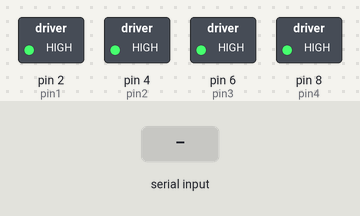
A sketch run on a simulated Arduino Uno, built with avr-gcc and run on an emulated ATmega328P. On the bench: switched loads named in the sketch (green lamp = pin HIGH). The inputs (shaded band) are chosen by the test bench. What the sketch prints to the serial monitor is not drawn.

Above: at 1.2 s.
1.3 s: "1" received over Serial
At 2.0 s:
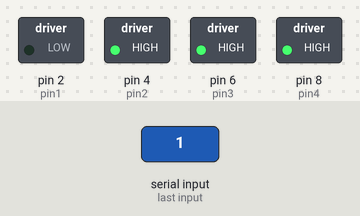
2.8 s: "2" received over Serial
At 3.2 s:
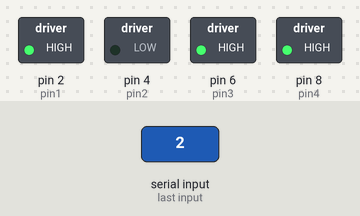
4.3 s: "4" received over Serial
At 5.5 s:
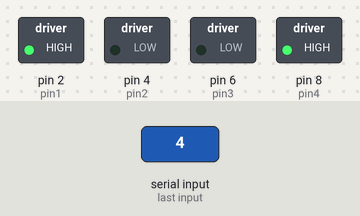
5.8 s: "0" received over Serial
At 6.7 s:
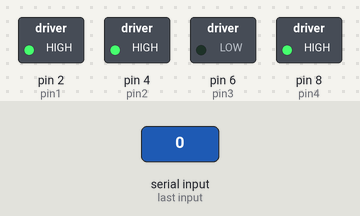
7.3 s: "5" received over Serial
At 7.8 s:
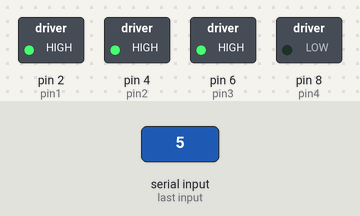
8.8 s: "3" received over Serial
At 10.1 s:
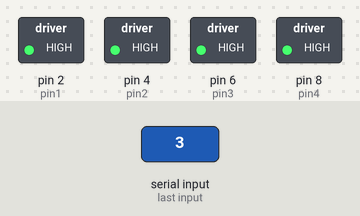
Timing chart, 0 to 11.3 s (numbered marks = the images above; inputs shaded):
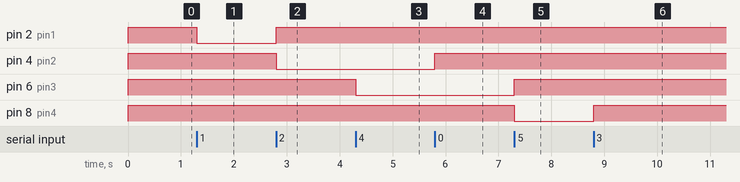

The sketch:

RC_Car_Arduino.ino
```cpp
//Arduino pins 2,4,6,8
int pin1 = 2;
int pin2 = 4;
int pin3 = 6;
int pin4 = 8;

void setup() {
  //sets pins 1 and 2 to high. High = short circuit, thus no power to RC car
  pinMode(pin1,OUTPUT);
  pinMode(pin2,OUTPUT);
  digitalWrite(pin1,HIGH); //power wheel 1
  digitalWrite(pin2,HIGH); //power wheel 2

  //sets pins 3 and 4 to high. High = short circuit, thus no power to RC car
  pinMode(pin3,OUTPUT);
  pinMode(pin4,OUTPUT);
  digitalWrite(pin3,HIGH); //steer wheel 1
  digitalWrite(pin4,HIGH); //steer wheel 2

  Serial.begin(9600);
  Serial.println("--Serial Started--");
}//setup method

void loop() {
    while (Serial.available()) {
        char readChar = (char)Serial.read();
        if (readChar == '0') {
            digitalWrite(pin1,HIGH);
            digitalWrite(pin2,HIGH);
        }//stop
        if (readChar == '1') {
            digitalWrite(pin1,LOW);
            digitalWrite(pin2,HIGH);
        }//fwd

        if (readChar == '2') {
            digitalWrite(pin1,HIGH);
            digitalWrite(pin2,LOW);
        }//back

        if (readChar == '3') {
            digitalWrite(pin3,HIGH);
            digitalWrite(pin4,HIGH);
        }//wheel reset
        if (readChar == '4') {
            digitalWrite(pin3,LOW);
            digitalWrite(pin4,HIGH);
        }//right

        if (readChar == '5') {
            digitalWrite(pin3,HIGH);
            digitalWrite(pin4,LOW);
        }//left
    }//get serial information
}//loop method
```

Measured:
- after the input at 1.3 s, pin 2 (pin1): HIGH → LOW at once
- after the input at 2.8 s, pin 2 (pin1): LOW → HIGH at once; pin 4 (pin2): HIGH → LOW at once
- after the input at 4.3 s, pin 6 (pin3): HIGH → LOW at once
- after the input at 5.8 s, pin 4 (pin2): LOW → HIGH at once
- after the input at 7.3 s, pin 6 (pin3): LOW → HIGH at once; pin 8 (pin4): HIGH → LOW at once
- after the input at 8.8 s, pin 8 (pin4): LOW → HIGH at once
